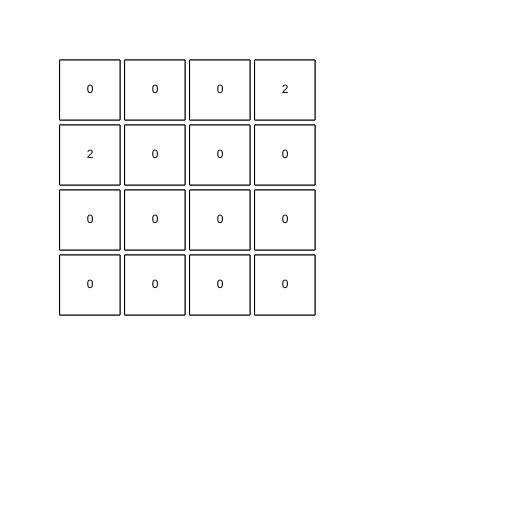
Frame 1 (no input)
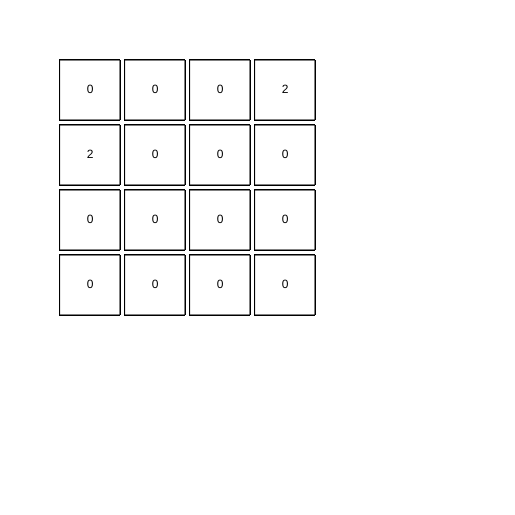
Frame 60 (no input)
Frame 120 (the mouse pressed at the canvas centre since frame 60): identical to frame 60, image omitted

The p5.js sketch that drew these frames (run headless with seeded random() and noise() and a simulated clock; from frame 60 on, the mouse is pressed at the canvas centre):

// p5.js sketch
// ── sketch.js
let field = [
  [],
  [],
  [],
  []
]
let pieceSize = 60;
let startingPosition = pieceSize;
let margin = 5;
let colors = ['#ddddda', '#c2c8c5', '#94b0b7', '#7697a0', '#4a707a']
class Box {
  constructor(val = 0) {
    this.val = val;
  }

}

function setup() {
  createCanvas(pieceSize * 8 + margin * 7, pieceSize * 8 + margin * 7);
  // row = fill(0);
  // fill('#488');
  field = Array.from(new Array(4), row =>
    Array.from(new Array(4), col => new Box()));
  start();
  showField();
}

function draw() {
  showField();
}

function shiftLeft() {
  for (let y = 0; y < 4; y++) {
    for (let x = 1; x < 4; x++) {
      //Iterator for positions to the left
      let numberOfPositionsLeft = x;
      let z = numberOfPositionsLeft;
      while (z > 0) {
        if (field[y][x - z].val == 0 && field[y][x] != 0) {
          field[y][x - z].val = field[y][x].val;
          field[y][x].val = 0;
        }
        z--;
      }
    }
  }
}

function shiftUp() {
  for (let y = 1; y < 4; y++) {
    let numberOfPositionsAbove = y;
    let z = numberOfPositionsAbove;
    for (let x = 0; x < 4; x++) {
      while (z > 0) {
        if (field[y - z][x].val == 0 && field[y][x] != 0) {
          field[y - z][x].val = field[y][x].val;
          field[y][x].val = 0;
        }
        z--;
      }
    }
  }
}

function shiftRight() {
  for (let y = 0; y < 4; y++) {
    for (let x = 0; x < 3; x++) {
      if (field[y][x + 1].val == 0 && field[y][x] != 0) {
        field[y][x + 1].val = field[y][x].val;
        field[y][x].val = 0;
      }
    }
  }
}

function shiftDown() {
  for (let y = 0; y < 3; y++) {
    for (let x = 0; x < 4; x++) {
      if (field[y + 1][x].val == 0 && field[y][x] != 0) {
        field[y + 1][x].val = field[y][x].val;
        field[y][x].val = 0;
      }
    }
  }
}

function keyPressed() {
  if (keyCode == LEFT_ARROW)
    shiftLeft();
  if (keyCode == RIGHT_ARROW)
    shiftRight();
  if (keyCode == UP_ARROW)
    shiftUp();
  if (keyCode == DOWN_ARROW)
    shiftDown();
  // newPiece();
}

function start() {
  let posXOne, posXTwo, posYOne, posYTwo = 0;
  while (posXOne == posXTwo || posYOne == posYTwo) { //Making sure random pieces aren't in the same position
    posXOne = Math.floor(Math.random() * 4); //X Position of First spawned piece
    posXTwo = Math.floor(Math.random() * 4); //X Position of second spawned peice
    posYOne = Math.floor(Math.random() * 4); //Y Position of first spawned piece
    posYTwo = Math.floor(Math.random() * 4); //Y Position of second spawned piece
  }
  field[posYOne][posXOne] = new Box(2);
  field[posYTwo][posXTwo] = new Box(2);

}

function showField() {
  for (let y = 0; y < 4; y++) {
    for (let x = 0; x < 4; x++) {
      // fill(Math.log(colors[field[y][x].val])/Math.log(2) - 1); //Change of base log > 10 (x) = ln(x)/ln(10)
      rect(x * (pieceSize + margin) + startingPosition, y * (pieceSize + margin) + startingPosition, pieceSize, pieceSize);
      textAlign(CENTER, CENTER);
      text(field[y][x].val, x * (pieceSize + margin) + startingPosition, y * (pieceSize + margin) + startingPosition, pieceSize, pieceSize)
    }
  }
}
